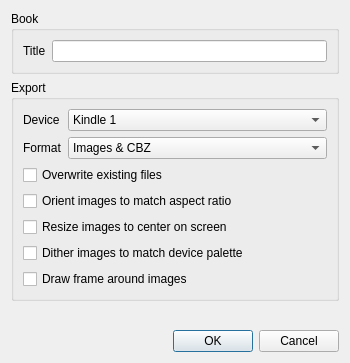
<?xml version="1.0" encoding="UTF-8"?>
<ui version="4.0">
 <class>DialogOptions</class>
 <widget class="QDialog" name="DialogOptions">
  <property name="geometry">
   <rect>
    <x>0</x>
    <y>0</y>
    <width>350</width>
    <height>363</height>
   </rect>
  </property>
  <property name="windowTitle">
   <string>Options</string>
  </property>
  <layout class="QVBoxLayout" name="verticalLayout">
   <item>
    <widget class="QGroupBox" name="groupBox">
     <property name="title">
      <string>Book</string>
     </property>
     <property name="flat">
      <bool>false</bool>
     </property>
     <layout class="QFormLayout" name="formLayout">
      <item row="0" column="0">
       <widget class="QLabel" name="label">
        <property name="text">
         <string>Title</string>
        </property>
       </widget>
      </item>
      <item row="0" column="1">
       <widget class="QLineEdit" name="lineEditTitle"/>
      </item>
     </layout>
    </widget>
   </item>
   <item>
    <widget class="QGroupBox" name="groupBox_2">
     <property name="title">
      <string>Export</string>
     </property>
     <layout class="QVBoxLayout" name="verticalLayout_2">
      <item>
       <layout class="QFormLayout" name="formLayout_2">
        <property name="fieldGrowthPolicy">
         <enum>QFormLayout::AllNonFixedFieldsGrow</enum>
        </property>
        <item row="0" column="0">
         <widget class="QLabel" name="label_2">
          <property name="text">
           <string>Device</string>
          </property>
         </widget>
        </item>
        <item row="0" column="1">
         <widget class="QComboBox" name="comboBoxDevice">
          <item>
           <property name="text">
            <string>Kindle 1</string>
           </property>
          </item>
          <item>
           <property name="text">
            <string>Kindle 2</string>
           </property>
          </item>
          <item>
           <property name="text">
            <string>Kindle 3</string>
           </property>
          </item>
          <item>
           <property name="text">
            <string>Kindle DX</string>
           </property>
          </item>
          <item>
           <property name="text">
            <string>Kindle DXG</string>
           </property>
          </item>
         </widget>
        </item>
        <item row="1" column="0">
         <widget class="QLabel" name="labelFormat">
          <property name="text">
           <string>Format</string>
          </property>
         </widget>
        </item>
        <item row="1" column="1">
         <widget class="QComboBox" name="comboBoxFormat">
          <item>
           <property name="text">
            <string>Images &amp; CBZ</string>
           </property>
          </item>
          <item>
           <property name="text">
            <string>Images only</string>
           </property>
          </item>
          <item>
           <property name="text">
            <string>CBZ only</string>
           </property>
          </item>
         </widget>
        </item>
       </layout>
      </item>
      <item>
       <widget class="QCheckBox" name="checkboxOverwrite">
        <property name="text">
         <string>Overwrite existing files</string>
        </property>
       </widget>
      </item>
      <item>
       <widget class="QCheckBox" name="checkboxOrient">
        <property name="text">
         <string>Orient images to match aspect ratio</string>
        </property>
       </widget>
      </item>
      <item>
       <widget class="QCheckBox" name="checkboxResize">
        <property name="text">
         <string>Resize images to center on screen</string>
        </property>
       </widget>
      </item>
      <item>
       <widget class="QCheckBox" name="checkboxQuantize">
        <property name="text">
         <string>Dither images to match device palette</string>
        </property>
       </widget>
      </item>
      <item>
       <widget class="QCheckBox" name="checkboxFrame">
        <property name="text">
         <string>Draw frame around images</string>
        </property>
       </widget>
      </item>
     </layout>
    </widget>
   </item>
   <item>
    <spacer name="verticalSpacer">
     <property name="orientation">
      <enum>Qt::Vertical</enum>
     </property>
     <property name="sizeHint" stdset="0">
      <size>
       <width>20</width>
       <height>40</height>
      </size>
     </property>
    </spacer>
   </item>
   <item>
    <widget class="QDialogButtonBox" name="buttonBox">
     <property name="standardButtons">
      <set>QDialogButtonBox::Cancel|QDialogButtonBox::Ok</set>
     </property>
    </widget>
   </item>
  </layout>
 </widget>
 <resources/>
 <connections>
  <connection>
   <sender>buttonBox</sender>
   <signal>accepted()</signal>
   <receiver>DialogOptions</receiver>
   <slot>accept()</slot>
   <hints>
    <hint type="sourcelabel">
     <x>248</x>
     <y>254</y>
    </hint>
    <hint type="destinationlabel">
     <x>157</x>
     <y>274</y>
    </hint>
   </hints>
  </connection>
  <connection>
   <sender>buttonBox</sender>
   <signal>rejected()</signal>
   <receiver>DialogOptions</receiver>
   <slot>reject()</slot>
   <hints>
    <hint type="sourcelabel">
     <x>316</x>
     <y>260</y>
    </hint>
    <hint type="destinationlabel">
     <x>286</x>
     <y>274</y>
    </hint>
   </hints>
  </connection>
 </connections>
</ui>
